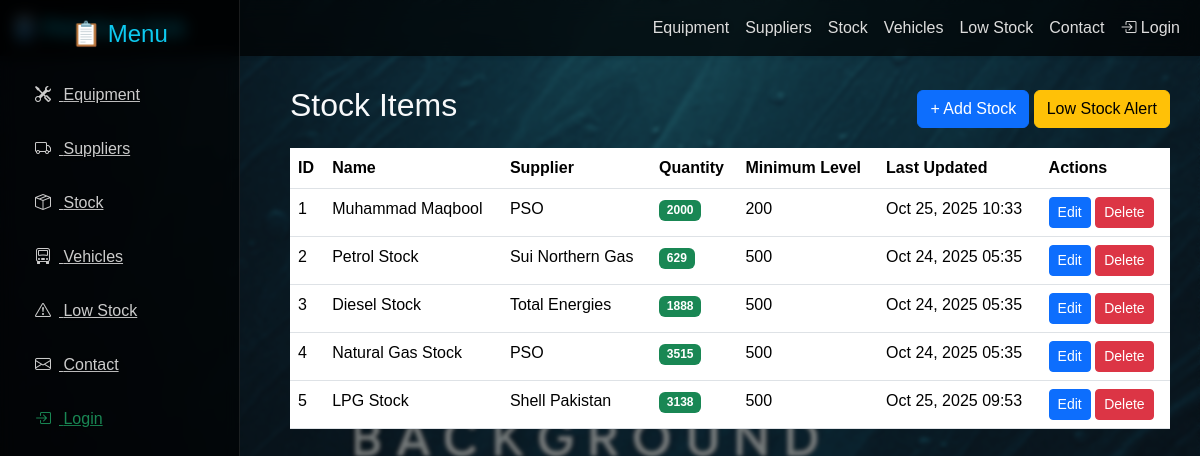
/stock/, run on the app's committed database.
### blog/models.py (models this page shows, shortened)
class StockItem(models.Model):
    FUEL_TYPES = [
        ("Petrol", "Petrol"),
        ("Diesel", "Diesel"),
        ("Natural Gas", "Natural Gas"),
        ("LPG", "LPG"),
    ]
    name = models.CharField(max_length=150)
    fuel_type = models.CharField(max_length=50, choices=FUEL_TYPES, default="Petrol")
    supplier = models.ForeignKey(Supplier, on_delete=models.SET_NULL, null=True, blank=True)
    quantity = models.PositiveIntegerField(default=0)
    min_level = models.PositiveIntegerField(default=100)
    last_updated = models.DateTimeField(auto_now=True)

class Supplier(models.Model):
    COMPANY_TYPES = [
        ("Refinery", "Refinery"),
        ("Distributor", "Distributor"),
        ("Gas Supplier", "Gas Supplier"),
        ("Transporter", "Transporter"),
    ]
    name = models.CharField(max_length=150)
    company_type = models.CharField(max_length=50, choices=COMPANY_TYPES, default="Refinery")
    contact_person = models.CharField(max_length=120, blank=True)
    email = models.EmailField(blank=True)
    phone = models.CharField(max_length=30, blank=True)
    address = models.TextField(blank=True)
    date_added = models.DateTimeField(auto_now_add=True)

### blog/views.py (the view)
# urls.py: path('stock/', views.stock_list, name='stock_list'),
def stock_list(request):
    stocks = StockItem.objects.all()
    return render(request, 'stock/list.html', {'stocks': stocks})

### blog/templates/stock/list.html (shortened to what this page needs)
{% extends 'base.html' %}
{% block body %}
<div class="d-flex justify-content-between align-items-center mb-3">
  <h2>Stock Items</h2>
  <div>
    <a href="{% url 'stock_add' %}" class="btn btn-primary">+ Add Stock</a>
    <a href="{% url 'low_stock' %}" class="btn btn-warning">Low Stock Alert</a>
  </div>
</div>
<table class="table table-hover">
  <thead>
    <tr>
      <th>ID</th>
      <th>Name</th>
      <th>Supplier</th>
      <th>Quantity</th>
      <th>Minimum Level</th>
      <th>Last Updated</th>
      <th>Actions</th>
    </tr>
  </thead>
  <tbody>
    {% for stock in stocks %}
    <tr>
      <td>{{ stock.id }}</td>
      <td>{{ stock.name }}</td>
      <td>{{ stock.supplier.name }}</td>
      <td>
        {% if stock.quantity <= stock.min_level %}
          <span class="badge bg-danger">{{ stock.quantity }}</span>
        {% else %}
          <span class="badge bg-success">{{ stock.quantity }}</span>
        {% endif %}
      </td>
      <td>{{ stock.min_level }}</td>
      <td>{{ stock.last_updated|date:"M d, Y H:i" }}</td>
      <td>
        <a href="{% url 'stock_edit' stock.id %}" class="btn btn-sm btn-primary">Edit</a>
        <a href="{% url 'stock_delete' stock.id %}" class="btn btn-sm btn-danger"
           onclick="return confirm('Are you sure you want to delete this stock item?');">Delete</a>
      </td>
    </tr>
    {% empty %}
    <tr><td colspan="7" class="text-center">No stock items found</td></tr>
    {% endfor %}
  </tbody>
</table>
{% endblock body %}

### blog/templates/base.html (shortened to what this page needs)
{% load static %}
<!DOCTYPE html>
<html lang="en" dir="ltr">
<head>
  <link href="https://cdn.jsdelivr.net/npm/bootstrap@5.3.3/dist/css/bootstrap.min.css" rel="stylesheet">
  <link rel="stylesheet" href="https://cdnjs.cloudflare.com/ajax/libs/animate.css/4.1.1/animate.min.css"/>
  <link href="https://cdn.jsdelivr.net/npm/bootstrap-icons@1.11.3/font/bootstrap-icons.css" rel="stylesheet">
  <link rel="stylesheet" href="https://cdnjs.cloudflare.com/ajax/libs/font-awesome/6.6.0/css/all.min.css">
</head>
<body>
  <nav class="navbar navbar-expand-lg navbar-dark shadow-sm fixed-top">
    <div class="container-fluid">
      <a class="navbar-brand" href="/">🛢️ Petroleum Hub</a>
      <div class="collapse navbar-collapse" id="navbarNav">
        <ul class="navbar-nav ms-auto">
          <li class="nav-item"><a class="nav-link" href="{% url 'equipment_list' %}">Equipment</a></li>
          <li class="nav-item"><a class="nav-link" href="{% url 'supplier_list' %}">Suppliers</a></li>
          <li class="nav-item"><a class="nav-link" href="{% url 'stock_list' %}">Stock</a></li>
          <li class="nav-item"><a class="nav-link" href="{% url 'vehicle_list' %}">Vehicles</a></li>
          <li class="nav-item"><a class="nav-link" href="{% url 'low_stock' %}">Low Stock</a></li>
          <li class="nav-item"><a class="nav-link" href="{% url 'contact' %}">Contact</a></li>
          {% if user.is_authenticated %}
            <li class="nav-item"><a class="nav-link text-warning" href="{% url 'custom_logout' %}">
             <i class="bi bi-box-arrow-right"></i> Logout
           </a></li>
        {% else %}
            <li class="nav-item"><a class="nav-link text-success" href="{% url 'custom_login' %}">
              <i class="bi bi-box-arrow-in-right"></i> Login
           </a></li>
        {% endif %}
        </ul>
      </div>
    </div>
  </nav>
  <div class="sidebar">
    <h4 class="text-center text-info mb-4">📋 Menu</h4>
    <a href="{% url 'equipment_list' %}"><i class="bi bi-tools me-2"></i> Equipment</a>
    <a href="{% url 'supplier_list' %}"><i class="bi bi-truck me-2"></i> Suppliers</a>
    <a href="{% url 'stock_list' %}"><i class="bi bi-box-seam me-2"></i> Stock</a>
    <a href="{% url 'vehicle_list' %}"><i class="bi bi-truck-front me-2"></i> Vehicles</a>
    <a href="{% url 'low_stock' %}"><i class="bi bi-exclamation-triangle me-2"></i> Low Stock</a>
    <a href="{% url 'contact' %}"><i class="bi bi-envelope me-2"></i> Contact</a>
    {% if user.is_authenticated %}
      <a href="{% url 'custom_logout' %}" class="text-warning"><i class="bi bi-box-arrow-right me-2"></i> Logout</a>
    {% else %}
      <a href="{% url 'custom_login' %}" class="text-success"><i class="bi bi-box-arrow-in-right me-2"></i> Login</a>
    {% endif %}
  </div>
  <div class="main-content">
    {% block body %}
    {% endblock body %}
  </div>
</body>
</html>

### data on the page
StockItem: id "1", name "Muhammad Maqbool", supplier.name "PSO", quantity "2000", min_level "200", last_updated "Oct 25, 2025 10:33"
StockItem: id "2", name "Petrol Stock", supplier.name "Sui Northern Gas", quantity "629", min_level "500", last_updated "Oct 24, 2025 05:35"
StockItem: id "3", name "Diesel Stock", supplier.name "Total Energies", quantity "1888", min_level "500", last_updated "Oct 24, 2025 05:35"
StockItem: id "4", name "Natural Gas Stock", supplier.name "PSO", quantity "3515", min_level "500", last_updated "Oct 24, 2025 05:35"
StockItem: id "5", name "LPG Stock", supplier.name "Shell Pakistan", quantity "3138", min_level "500", last_updated "Oct 25, 2025 09:53"
